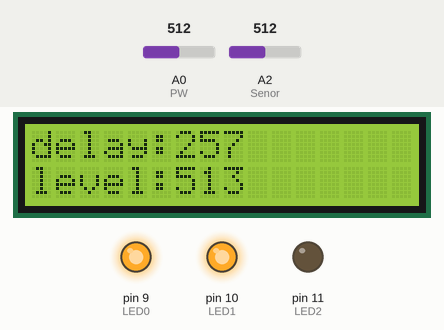
The sketch below on a simulated Arduino Uno, built with avr-gcc and run on an emulated ATmega328P. Parts: 16×2 character LCD, output pins drawn as LEDs (lit = HIGH). Inputs (shaded band) come from the test bench; at power-on: A0 (PW) = 512, A2 (Senor) = 512.

Above: at 1.2 s.
1.3 s: A0 (PW) set to 0
At 1.75 s:
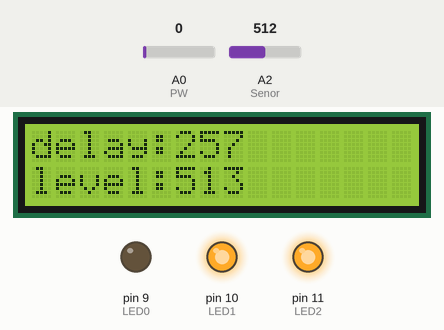
At 2.13 s:
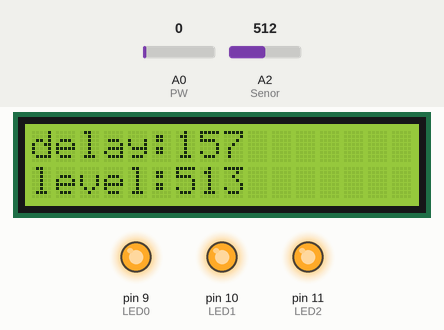
3.5 s: A0 (PW) set to 110
At 4.21 s:
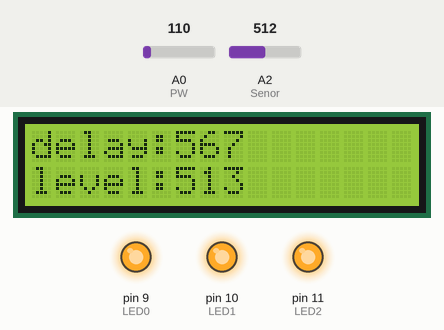
Timing chart, 0 to 11.8 s (numbered marks = the images above; inputs shaded):
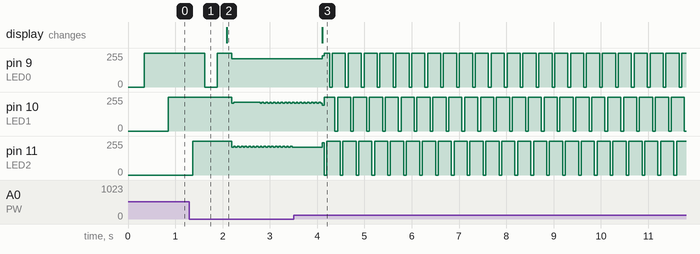

The sketch:

Main.ino
```cpp
#include <Wire.h>
#include "SCoop.h"
#include "LiquidCrystal_I2C.h"

#define LED0 9
#define LED1 10
#define LED2 11
#define PW A0
#define Senor A2

LiquidCrystal_I2C lcd(0x27,16,2);
int delaytime=200;

defineTask(Task1);
void Task1::setup(){
    pinMode(PW,INPUT);
    pinMode(Senor,INPUT);
  }
void Task1::loop(){
  int value=analogRead(PW)/2+1;
  int level=analogRead(Senor)+1;
  if(delaytime!=value){
      delaytime=value;
      lcd.setCursor(6,0);
      lcd.print(delaytime);
      lcd.setCursor(6,1);
      lcd.print(level);
     // Serial.println(delaytime);
     // Serial.println(level);
      //lcd.setCursor(4,1);
     // lcd.print(value);
    }
    sleep(1000);
  }
void setup() {
  mySCoop.start();
  lcd.init();
  lcd.backlight();
  lcd.setCursor(0,0);
  lcd.print("delay:");
  lcd.setCursor(0,1);
  lcd.print("level:");
 // Serial.begin(9600);

   pinMode(LED0,OUTPUT);
   pinMode(LED1,OUTPUT);
   pinMode(LED2,OUTPUT);
   digitalWrite(LED0,LOW);
   digitalWrite(LED1,LOW);
   digitalWrite(LED2,LOW);
}

void loop() {
 yield();//necessary
 Light(LED0);
  Light(LED1);
   Light(LED2);
}
void Light(int led){
  digitalWrite(led,LOW);
  sleep(delaytime);
  digitalWrite(led,150);
  sleep(delaytime);
  }
```

Source omitted: SCoop.cpp (39139 bytes), SCoop.h (34482 bytes)

Measured:
- after the input at 1.3 s, the display: changes after 0.79 s (image 2)
- after the input at 3.5 s, the display: changes after 0.61 s (image 3)
- by itself, pin 11 (LED2): repeats every 0.33 s: 0/255 0.05 s, 255/255 0.28 s
